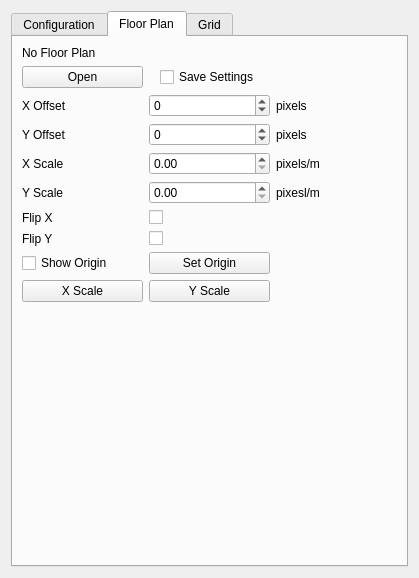
<?xml version="1.0" encoding="UTF-8"?>
<ui version="4.0">
 <class>ViewSettingsWidget</class>
 <widget class="QWidget" name="ViewSettingsWidget">
  <property name="geometry">
   <rect>
    <x>0</x>
    <y>0</y>
    <width>419</width>
    <height>578</height>
   </rect>
  </property>
  <property name="windowTitle">
   <string>Form</string>
  </property>
  <layout class="QVBoxLayout" name="verticalLayout">
   <item>
    <widget class="QTabWidget" name="tabWidget">
     <property name="minimumSize">
      <size>
       <width>300</width>
       <height>300</height>
      </size>
     </property>
     <property name="currentIndex">
      <number>1</number>
     </property>
     <widget class="QWidget" name="config_tab">
      <attribute name="title">
       <string>Configuration</string>
      </attribute>
      <widget class="QCheckBox" name="showTagHistory">
       <property name="geometry">
        <rect>
         <x>20</x>
         <y>380</y>
         <width>109</width>
         <height>17</height>
        </rect>
       </property>
       <property name="text">
        <string>Show Tag History</string>
       </property>
      </widget>
      <widget class="QCheckBox" name="showGeoFencingMode">
       <property name="geometry">
        <rect>
         <x>20</x>
         <y>50</y>
         <width>109</width>
         <height>17</height>
        </rect>
       </property>
       <property name="text">
        <string>Geo-Fencing Mode</string>
       </property>
      </widget>
      <widget class="QDoubleSpinBox" name="zone1">
       <property name="geometry">
        <rect>
         <x>100</x>
         <y>90</y>
         <width>62</width>
         <height>22</height>
        </rect>
       </property>
       <property name="maximum">
        <double>300.000000000000000</double>
       </property>
       <property name="value">
        <double>2.000000000000000</double>
       </property>
      </widget>
      <widget class="QDoubleSpinBox" name="zone2">
       <property name="geometry">
        <rect>
         <x>100</x>
         <y>130</y>
         <width>62</width>
         <height>22</height>
        </rect>
       </property>
       <property name="maximum">
        <double>300.000000000000000</double>
       </property>
       <property name="value">
        <double>4.000000000000000</double>
       </property>
      </widget>
      <widget class="QLabel" name="label_z1">
       <property name="geometry">
        <rect>
         <x>30</x>
         <y>90</y>
         <width>61</width>
         <height>20</height>
        </rect>
       </property>
       <property name="text">
        <string>Zone 1 (m)</string>
       </property>
      </widget>
      <widget class="QLabel" name="label_z2">
       <property name="geometry">
        <rect>
         <x>30</x>
         <y>130</y>
         <width>61</width>
         <height>20</height>
        </rect>
       </property>
       <property name="text">
        <string>Zone 2 (m)</string>
       </property>
      </widget>
      <widget class="QRadioButton" name="inAlarm">
       <property name="geometry">
        <rect>
         <x>130</x>
         <y>170</y>
         <width>91</width>
         <height>17</height>
        </rect>
       </property>
       <property name="text">
        <string>Alarm Inside</string>
       </property>
       <property name="checked">
        <bool>true</bool>
       </property>
      </widget>
      <widget class="QRadioButton" name="outAlarm">
       <property name="geometry">
        <rect>
         <x>20</x>
         <y>170</y>
         <width>91</width>
         <height>17</height>
        </rect>
       </property>
       <property name="text">
        <string>Alarm Outside</string>
       </property>
      </widget>
      <widget class="QSpinBox" name="tagHistoryN">
       <property name="geometry">
        <rect>
         <x>130</x>
         <y>380</y>
         <width>51</width>
         <height>22</height>
        </rect>
       </property>
       <property name="minimum">
        <number>1</number>
       </property>
       <property name="maximum">
        <number>128</number>
       </property>
       <property name="value">
        <number>20</number>
       </property>
      </widget>
      <widget class="QCheckBox" name="showTagTable">
       <property name="geometry">
        <rect>
         <x>20</x>
         <y>430</y>
         <width>151</width>
         <height>17</height>
        </rect>
       </property>
       <property name="text">
        <string>Show Tag Table</string>
       </property>
       <property name="checked">
        <bool>false</bool>
       </property>
      </widget>
      <widget class="QCheckBox" name="showAnchorTable">
       <property name="geometry">
        <rect>
         <x>20</x>
         <y>460</y>
         <width>241</width>
         <height>17</height>
        </rect>
       </property>
       <property name="text">
        <string>Show Anchor Table</string>
       </property>
       <property name="checked">
        <bool>false</bool>
       </property>
      </widget>
      <widget class="QCheckBox" name="showAnchorTagCorrectionTable">
       <property name="enabled">
        <bool>true</bool>
       </property>
       <property name="geometry">
        <rect>
         <x>20</x>
         <y>490</y>
         <width>251</width>
         <height>17</height>
        </rect>
       </property>
       <property name="text">
        <string>Show Anchor-Tag Correction Table</string>
       </property>
       <property name="checked">
        <bool>false</bool>
       </property>
      </widget>
      <widget class="QCheckBox" name="showNavigationMode">
       <property name="geometry">
        <rect>
         <x>20</x>
         <y>20</y>
         <width>151</width>
         <height>17</height>
        </rect>
       </property>
       <property name="text">
        <string>Tracking/Navigation Mode</string>
       </property>
       <property name="checked">
        <bool>true</bool>
       </property>
      </widget>
      <widget class="QComboBox" name="filtering">
       <property name="geometry">
        <rect>
         <x>130</x>
         <y>260</y>
         <width>111</width>
         <height>22</height>
        </rect>
       </property>
      </widget>
      <widget class="QLabel" name="label_z1_2">
       <property name="geometry">
        <rect>
         <x>20</x>
         <y>260</y>
         <width>111</width>
         <height>20</height>
        </rect>
       </property>
       <property name="text">
        <string>Filtering options:</string>
       </property>
      </widget>
      <widget class="QCheckBox" name="useAutoPos">
       <property name="enabled">
        <bool>true</bool>
       </property>
       <property name="geometry">
        <rect>
         <x>20</x>
         <y>210</y>
         <width>161</width>
         <height>17</height>
        </rect>
       </property>
       <property name="text">
        <string>Use Auto - Positioning</string>
       </property>
       <property name="checked">
        <bool>false</bool>
       </property>
      </widget>
      <widget class="QLabel" name="label_logingstatus">
       <property name="geometry">
        <rect>
         <x>20</x>
         <y>300</y>
         <width>91</width>
         <height>20</height>
        </rect>
       </property>
       <property name="text">
        <string>Logging:</string>
       </property>
      </widget>
      <widget class="QPushButton" name="logging_pb">
       <property name="geometry">
        <rect>
         <x>130</x>
         <y>300</y>
         <width>111</width>
         <height>23</height>
        </rect>
       </property>
       <property name="text">
        <string>Start</string>
       </property>
      </widget>
      <widget class="QLabel" name="label_logingstatus_2">
       <property name="geometry">
        <rect>
         <x>20</x>
         <y>400</y>
         <width>51</width>
         <height>20</height>
        </rect>
       </property>
       <property name="text">
        <string/>
       </property>
      </widget>
      <widget class="QLabel" name="label_logfile">
       <property name="geometry">
        <rect>
         <x>20</x>
         <y>330</y>
         <width>211</width>
         <height>20</height>
        </rect>
       </property>
       <property name="text">
        <string>Log filename</string>
       </property>
      </widget>
      <widget class="QLabel" name="label_logingstatus_3">
       <property name="geometry">
        <rect>
         <x>20</x>
         <y>240</y>
         <width>51</width>
         <height>20</height>
        </rect>
       </property>
       <property name="text">
        <string/>
       </property>
      </widget>
     </widget>
     <widget class="QWidget" name="floorplan_tab">
      <attribute name="title">
       <string>Floor Plan</string>
      </attribute>
      <layout class="QGridLayout" name="gridLayout_2">
       <item row="3" column="2">
        <widget class="QLabel" name="label_11">
         <property name="text">
          <string>pixels</string>
         </property>
        </widget>
       </item>
       <item row="4" column="1">
        <widget class="QDoubleSpinBox" name="floorplanXScale_sb">
         <property name="maximum">
          <double>1000.000000000000000</double>
         </property>
        </widget>
       </item>
       <item row="5" column="2">
        <widget class="QLabel" name="label_9">
         <property name="text">
          <string>pixesl/m</string>
         </property>
        </widget>
       </item>
       <item row="2" column="0">
        <widget class="QLabel" name="label_3">
         <property name="text">
          <string>X Offset</string>
         </property>
        </widget>
       </item>
       <item row="2" column="1">
        <widget class="QSpinBox" name="floorplanXOff_sb">
         <property name="sizePolicy">
          <sizepolicy hsizetype="Minimum" vsizetype="Fixed">
           <horstretch>0</horstretch>
           <verstretch>0</verstretch>
          </sizepolicy>
         </property>
         <property name="minimum">
          <number>-65536</number>
         </property>
         <property name="maximum">
          <number>65535</number>
         </property>
        </widget>
       </item>
       <item row="0" column="0" colspan="2">
        <widget class="QLabel" name="floorplanPath_lb">
         <property name="text">
          <string>No Floor Plan</string>
         </property>
        </widget>
       </item>
       <item row="7" column="1">
        <widget class="QCheckBox" name="floorplanFlipY_cb">
         <property name="text">
          <string/>
         </property>
        </widget>
       </item>
       <item row="9" column="0">
        <spacer name="verticalSpacer">
         <property name="orientation">
          <enum>Qt::Vertical</enum>
         </property>
         <property name="sizeHint" stdset="0">
          <size>
           <width>20</width>
           <height>40</height>
          </size>
         </property>
        </spacer>
       </item>
       <item row="2" column="2">
        <widget class="QLabel" name="label_12">
         <property name="text">
          <string>pixels</string>
         </property>
        </widget>
       </item>
       <item row="5" column="1">
        <widget class="QDoubleSpinBox" name="floorplanYScale_sb">
         <property name="maximum">
          <double>1000.000000000000000</double>
         </property>
        </widget>
       </item>
       <item row="4" column="2">
        <widget class="QLabel" name="label_10">
         <property name="text">
          <string>pixels/m</string>
         </property>
        </widget>
       </item>
       <item row="3" column="1">
        <widget class="QSpinBox" name="floorplanYOff_sb">
         <property name="minimum">
          <number>-65536</number>
         </property>
         <property name="maximum">
          <number>65536</number>
         </property>
        </widget>
       </item>
       <item row="4" column="0">
        <widget class="QLabel" name="label_6">
         <property name="text">
          <string>X Scale</string>
         </property>
        </widget>
       </item>
       <item row="6" column="0">
        <widget class="QLabel" name="label_7">
         <property name="text">
          <string>Flip X</string>
         </property>
        </widget>
       </item>
       <item row="3" column="0">
        <widget class="QLabel" name="label_4">
         <property name="text">
          <string>Y Offset</string>
         </property>
        </widget>
       </item>
       <item row="6" column="1">
        <widget class="QCheckBox" name="floorplanFlipX_cb">
         <property name="text">
          <string/>
         </property>
        </widget>
       </item>
       <item row="5" column="0">
        <widget class="QLabel" name="label_5">
         <property name="text">
          <string>Y Scale</string>
         </property>
        </widget>
       </item>
       <item row="7" column="0">
        <widget class="QLabel" name="label_8">
         <property name="text">
          <string>Flip Y</string>
         </property>
        </widget>
       </item>
       <item row="8" column="0" colspan="2">
        <layout class="QGridLayout" name="gridLayout">
         <property name="horizontalSpacing">
          <number>6</number>
         </property>
         <item row="0" column="0">
          <widget class="QCheckBox" name="showOrigin">
           <property name="text">
            <string>Show Origin</string>
           </property>
          </widget>
         </item>
         <item row="1" column="2">
          <widget class="QPushButton" name="scaleY_pb">
           <property name="text">
            <string>Y Scale</string>
           </property>
          </widget>
         </item>
         <item row="1" column="0">
          <widget class="QPushButton" name="scaleX_pb">
           <property name="text">
            <string>X Scale</string>
           </property>
          </widget>
         </item>
         <item row="0" column="2">
          <widget class="QPushButton" name="origin_pb">
           <property name="text">
            <string>Set Origin</string>
           </property>
          </widget>
         </item>
        </layout>
       </item>
       <item row="1" column="0">
        <widget class="QPushButton" name="floorplanOpen_pb">
         <property name="sizePolicy">
          <sizepolicy hsizetype="Minimum" vsizetype="Fixed">
           <horstretch>0</horstretch>
           <verstretch>0</verstretch>
          </sizepolicy>
         </property>
         <property name="minimumSize">
          <size>
           <width>0</width>
           <height>0</height>
          </size>
         </property>
         <property name="text">
          <string>Open</string>
         </property>
        </widget>
       </item>
       <item row="1" column="1" alignment="Qt::AlignHCenter">
        <widget class="QCheckBox" name="saveFP">
         <property name="text">
          <string>Save Settings</string>
         </property>
        </widget>
       </item>
      </layout>
     </widget>
     <widget class="QWidget" name="grid_tab">
      <attribute name="title">
       <string>Grid</string>
      </attribute>
      <widget class="QWidget" name="layoutWidget">
       <property name="geometry">
        <rect>
         <x>9</x>
         <y>21</y>
         <width>143</width>
         <height>111</height>
        </rect>
       </property>
       <layout class="QGridLayout" name="gridLayout_3">
        <item row="0" column="0">
         <widget class="QLabel" name="label">
          <property name="minimumSize">
           <size>
            <width>45</width>
            <height>0</height>
           </size>
          </property>
          <property name="text">
           <string>Width (m)</string>
          </property>
         </widget>
        </item>
        <item row="0" column="1">
         <widget class="QDoubleSpinBox" name="gridWidth_sb">
          <property name="decimals">
           <number>2</number>
          </property>
          <property name="singleStep">
           <double>0.100000000000000</double>
          </property>
          <property name="value">
           <double>0.500000000000000</double>
          </property>
         </widget>
        </item>
        <item row="1" column="0">
         <widget class="QLabel" name="label_2">
          <property name="minimumSize">
           <size>
            <width>45</width>
            <height>0</height>
           </size>
          </property>
          <property name="text">
           <string>Height (m)</string>
          </property>
         </widget>
        </item>
        <item row="1" column="1">
         <widget class="QDoubleSpinBox" name="gridHeight_sb">
          <property name="singleStep">
           <double>0.100000000000000</double>
          </property>
          <property name="value">
           <double>0.500000000000000</double>
          </property>
         </widget>
        </item>
        <item row="2" column="0">
         <widget class="QCheckBox" name="gridShow">
          <property name="text">
           <string>Show Grid</string>
          </property>
         </widget>
        </item>
       </layout>
      </widget>
     </widget>
    </widget>
   </item>
  </layout>
 </widget>
 <tabstops>
  <tabstop>gridWidth_sb</tabstop>
  <tabstop>gridHeight_sb</tabstop>
  <tabstop>floorplanOpen_pb</tabstop>
  <tabstop>floorplanXOff_sb</tabstop>
  <tabstop>floorplanYOff_sb</tabstop>
  <tabstop>floorplanXScale_sb</tabstop>
  <tabstop>floorplanYScale_sb</tabstop>
  <tabstop>floorplanFlipX_cb</tabstop>
  <tabstop>floorplanFlipY_cb</tabstop>
 </tabstops>
 <resources/>
 <connections/>
</ui>
